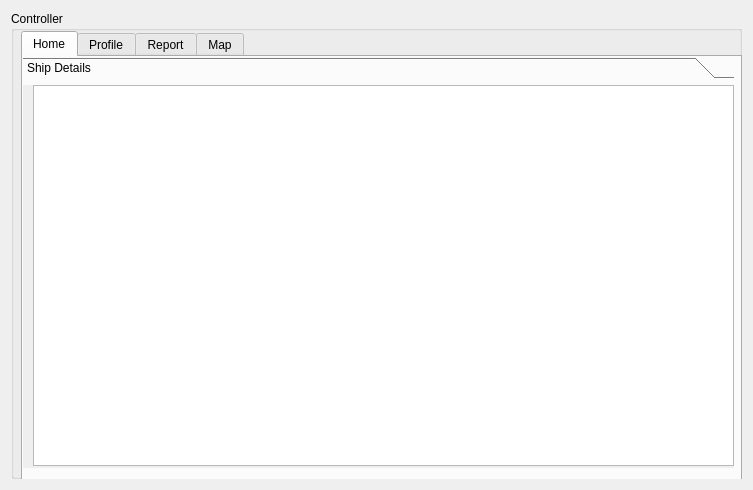
<?xml version="1.0" encoding="UTF-8"?>
<ui version="4.0">
 <class>controller</class>
 <widget class="QWidget" name="controller">
  <property name="geometry">
   <rect>
    <x>0</x>
    <y>0</y>
    <width>753</width>
    <height>490</height>
   </rect>
  </property>
  <property name="windowTitle">
   <string>Form</string>
  </property>
  <layout class="QHBoxLayout" name="horizontalLayout_10">
   <item>
    <widget class="QGroupBox" name="groupBox">
     <property name="title">
      <string>Controller</string>
     </property>
     <widget class="QTabWidget" name="tabWidget">
      <property name="geometry">
       <rect>
        <x>10</x>
        <y>20</y>
        <width>721</width>
        <height>451</height>
       </rect>
      </property>
      <property name="currentIndex">
       <number>0</number>
      </property>
      <widget class="QWidget" name="tab_11">
       <attribute name="title">
        <string>Home</string>
       </attribute>
       <widget class="QToolBox" name="toolBox_3">
        <property name="geometry">
         <rect>
          <x>0</x>
          <y>0</y>
          <width>711</width>
          <height>411</height>
         </rect>
        </property>
        <property name="currentIndex">
         <number>0</number>
        </property>
        <widget class="QWidget" name="page_11">
         <property name="geometry">
          <rect>
           <x>0</x>
           <y>0</y>
           <width>711</width>
           <height>380</height>
          </rect>
         </property>
         <attribute name="label">
          <string>Ship Details</string>
         </attribute>
         <widget class="QTableView" name="tab_controll_home">
          <property name="geometry">
           <rect>
            <x>10</x>
            <y>0</y>
            <width>701</width>
            <height>381</height>
           </rect>
          </property>
         </widget>
        </widget>
       </widget>
      </widget>
      <widget class="QWidget" name="tab_12">
       <attribute name="title">
        <string>Profile</string>
       </attribute>
       <widget class="QToolBox" name="toolBox_4">
        <property name="geometry">
         <rect>
          <x>0</x>
          <y>0</y>
          <width>711</width>
          <height>411</height>
         </rect>
        </property>
        <property name="currentIndex">
         <number>1</number>
        </property>
        <widget class="QWidget" name="page_14">
         <property name="geometry">
          <rect>
           <x>0</x>
           <y>0</y>
           <width>98</width>
           <height>28</height>
          </rect>
         </property>
         <attribute name="label">
          <string>View</string>
         </attribute>
         <widget class="QGroupBox" name="groupBox_3">
          <property name="geometry">
           <rect>
            <x>20</x>
            <y>0</y>
            <width>641</width>
            <height>351</height>
           </rect>
          </property>
          <property name="title">
           <string>User Profile Details</string>
          </property>
          <widget class="QGroupBox" name="groupBox_4">
           <property name="geometry">
            <rect>
             <x>10</x>
             <y>210</y>
             <width>621</width>
             <height>121</height>
            </rect>
           </property>
           <property name="title">
            <string>Address</string>
           </property>
           <widget class="QWidget" name="layoutWidget">
            <property name="geometry">
             <rect>
              <x>40</x>
              <y>30</y>
              <width>521</width>
              <height>62</height>
             </rect>
            </property>
            <layout class="QGridLayout" name="gridLayout_2">
             <item row="0" column="0">
              <widget class="QLabel" name="label_263">
               <property name="text">
                <string>House No.</string>
               </property>
              </widget>
             </item>
             <item row="0" column="1">
              <widget class="QLineEdit" name="lineEdit_4"/>
             </item>
             <item row="0" column="2">
              <widget class="QLabel" name="label_267">
               <property name="text">
                <string>Street</string>
               </property>
              </widget>
             </item>
             <item row="0" column="3">
              <widget class="QLineEdit" name="lineEdit_5"/>
             </item>
             <item row="1" column="0">
              <widget class="QLabel" name="label_265">
               <property name="text">
                <string>City</string>
               </property>
              </widget>
             </item>
             <item row="1" column="1">
              <widget class="QLineEdit" name="lineEdit_6"/>
             </item>
             <item row="1" column="2">
              <widget class="QLabel" name="label_266">
               <property name="text">
                <string>Postal Code</string>
               </property>
              </widget>
             </item>
             <item row="1" column="3">
              <widget class="QLineEdit" name="lineEdit_8"/>
             </item>
            </layout>
           </widget>
          </widget>
          <widget class="QWidget" name="layoutWidget">
           <property name="geometry">
            <rect>
             <x>10</x>
             <y>30</y>
             <width>621</width>
             <height>161</height>
            </rect>
           </property>
           <layout class="QGridLayout" name="gridLayout_3">
            <item row="0" column="0">
             <widget class="QLabel" name="label_249">
              <property name="text">
               <string>Full Name</string>
              </property>
             </widget>
            </item>
            <item row="0" column="1">
             <widget class="QLineEdit" name="lineEdit_10"/>
            </item>
            <item row="1" column="0">
             <widget class="QLabel" name="label_253">
              <property name="text">
               <string>User Name</string>
              </property>
             </widget>
            </item>
            <item row="1" column="1">
             <widget class="QLineEdit" name="lineEdit_11"/>
            </item>
            <item row="2" column="0">
             <widget class="QLabel" name="label_257">
              <property name="text">
               <string>User Type</string>
              </property>
             </widget>
            </item>
            <item row="2" column="1">
             <widget class="QLineEdit" name="lineEdit_12"/>
            </item>
            <item row="3" column="0">
             <widget class="QLabel" name="label_264">
              <property name="text">
               <string>Contact No.</string>
              </property>
             </widget>
            </item>
            <item row="3" column="1">
             <widget class="QLineEdit" name="lineEdit_9"/>
            </item>
            <item row="4" column="0">
             <widget class="QLabel" name="label_261">
              <property name="text">
               <string>E-Mail</string>
              </property>
             </widget>
            </item>
            <item row="4" column="1">
             <widget class="QLineEdit" name="lineEdit_7"/>
            </item>
           </layout>
          </widget>
         </widget>
        </widget>
        <widget class="QWidget" name="page_15">
         <property name="geometry">
          <rect>
           <x>0</x>
           <y>0</y>
           <width>711</width>
           <height>349</height>
          </rect>
         </property>
         <attribute name="label">
          <string>Edit</string>
         </attribute>
         <widget class="QGroupBox" name="groupBox_5">
          <property name="geometry">
           <rect>
            <x>20</x>
            <y>0</y>
            <width>641</width>
            <height>351</height>
           </rect>
          </property>
          <property name="title">
           <string>Update User Profile Details</string>
          </property>
          <widget class="QGroupBox" name="groupBox_6">
           <property name="geometry">
            <rect>
             <x>10</x>
             <y>210</y>
             <width>621</width>
             <height>101</height>
            </rect>
           </property>
           <property name="title">
            <string>Address</string>
           </property>
           <widget class="QWidget" name="layoutWidget">
            <property name="geometry">
             <rect>
              <x>40</x>
              <y>30</y>
              <width>521</width>
              <height>62</height>
             </rect>
            </property>
            <layout class="QGridLayout" name="gridLayout_4">
             <item row="0" column="0">
              <widget class="QLabel" name="label_268">
               <property name="text">
                <string>House No.</string>
               </property>
              </widget>
             </item>
             <item row="0" column="1">
              <widget class="QLineEdit" name="lineEdit_13"/>
             </item>
             <item row="0" column="2">
              <widget class="QLabel" name="label_269">
               <property name="text">
                <string>Street</string>
               </property>
              </widget>
             </item>
             <item row="0" column="3">
              <widget class="QLineEdit" name="lineEdit_14"/>
             </item>
             <item row="1" column="0">
              <widget class="QLabel" name="label_270">
               <property name="text">
                <string>City</string>
               </property>
              </widget>
             </item>
             <item row="1" column="1">
              <widget class="QLineEdit" name="lineEdit_15"/>
             </item>
             <item row="1" column="2">
              <widget class="QLabel" name="label_271">
               <property name="text">
                <string>Postal Code</string>
               </property>
              </widget>
             </item>
             <item row="1" column="3">
              <widget class="QLineEdit" name="lineEdit_16"/>
             </item>
            </layout>
           </widget>
          </widget>
          <widget class="QWidget" name="layoutWidget_2">
           <property name="geometry">
            <rect>
             <x>10</x>
             <y>30</y>
             <width>621</width>
             <height>161</height>
            </rect>
           </property>
           <layout class="QGridLayout" name="gridLayout_5">
            <item row="0" column="0">
             <widget class="QLabel" name="label_262">
              <property name="text">
               <string>Full Name</string>
              </property>
             </widget>
            </item>
            <item row="0" column="1">
             <widget class="QLineEdit" name="lineEdit_17"/>
            </item>
            <item row="1" column="0">
             <widget class="QLabel" name="label_272">
              <property name="text">
               <string>User Name</string>
              </property>
             </widget>
            </item>
            <item row="1" column="1">
             <widget class="QLineEdit" name="lineEdit_18"/>
            </item>
            <item row="2" column="0">
             <widget class="QLabel" name="label_273">
              <property name="text">
               <string>User Type</string>
              </property>
             </widget>
            </item>
            <item row="2" column="1">
             <widget class="QLineEdit" name="lineEdit_19"/>
            </item>
            <item row="3" column="0">
             <widget class="QLabel" name="label_274">
              <property name="text">
               <string>Contact No.</string>
              </property>
             </widget>
            </item>
            <item row="3" column="1">
             <widget class="QLineEdit" name="lineEdit_20"/>
            </item>
            <item row="4" column="0">
             <widget class="QLabel" name="label_275">
              <property name="text">
               <string>E-Mail</string>
              </property>
             </widget>
            </item>
            <item row="4" column="1">
             <widget class="QLineEdit" name="lineEdit_21"/>
            </item>
           </layout>
          </widget>
          <widget class="QWidget" name="layoutWidget">
           <property name="geometry">
            <rect>
             <x>457</x>
             <y>310</y>
             <width>178</width>
             <height>29</height>
            </rect>
           </property>
           <layout class="QHBoxLayout" name="horizontalLayout_5">
            <item>
             <widget class="QPushButton" name="pushButton_59">
              <property name="text">
               <string>Reset</string>
              </property>
             </widget>
            </item>
            <item>
             <widget class="QPushButton" name="pushButton_60">
              <property name="text">
               <string>Ok</string>
              </property>
             </widget>
            </item>
           </layout>
          </widget>
         </widget>
        </widget>
       </widget>
      </widget>
      <widget class="QWidget" name="tab_13">
       <attribute name="title">
        <string>Report</string>
       </attribute>
       <widget class="QGroupBox" name="groupBox_2">
        <property name="geometry">
         <rect>
          <x>10</x>
          <y>10</y>
          <width>661</width>
          <height>381</height>
         </rect>
        </property>
        <property name="title">
         <string>Generate Report</string>
        </property>
        <widget class="QLabel" name="label_254">
         <property name="geometry">
          <rect>
           <x>20</x>
           <y>120</y>
           <width>33</width>
           <height>17</height>
          </rect>
         </property>
         <property name="text">
          <string>Date</string>
         </property>
        </widget>
        <widget class="QLabel" name="label_260">
         <property name="geometry">
          <rect>
           <x>19</x>
           <y>213</y>
           <width>34</width>
           <height>17</height>
          </rect>
         </property>
         <property name="text">
          <string>Time</string>
         </property>
        </widget>
        <widget class="QWidget" name="layoutWidget">
         <property name="geometry">
          <rect>
           <x>340</x>
           <y>30</y>
           <width>291</width>
           <height>29</height>
          </rect>
         </property>
         <layout class="QHBoxLayout" name="horizontalLayout_13">
          <item>
           <widget class="QLabel" name="label_252">
            <property name="text">
             <string>Categotry</string>
            </property>
           </widget>
          </item>
          <item>
           <widget class="QComboBox" name="comboBox_4"/>
          </item>
         </layout>
        </widget>
        <widget class="QWidget" name="layoutWidget">
         <property name="geometry">
          <rect>
           <x>19</x>
           <y>30</y>
           <width>291</width>
           <height>66</height>
          </rect>
         </property>
         <layout class="QVBoxLayout" name="verticalLayout_15">
          <item>
           <layout class="QHBoxLayout" name="horizontalLayout_11">
            <item>
             <widget class="QLabel" name="label_250">
              <property name="text">
               <string>Ship Name</string>
              </property>
             </widget>
            </item>
            <item>
             <widget class="QLineEdit" name="lineEdit"/>
            </item>
           </layout>
          </item>
          <item>
           <layout class="QHBoxLayout" name="horizontalLayout_12">
            <item>
             <widget class="QLabel" name="label_251">
              <property name="text">
               <string>Zone</string>
              </property>
             </widget>
            </item>
            <item>
             <widget class="QComboBox" name="comboBox_3"/>
            </item>
           </layout>
          </item>
         </layout>
        </widget>
        <widget class="QWidget" name="layoutWidget">
         <property name="geometry">
          <rect>
           <x>50</x>
           <y>150</y>
           <width>211</width>
           <height>29</height>
          </rect>
         </property>
         <layout class="QHBoxLayout" name="horizontalLayout_14">
          <item>
           <widget class="QLabel" name="label_255">
            <property name="text">
             <string>From</string>
            </property>
           </widget>
          </item>
          <item>
           <widget class="QDateEdit" name="dateEdit"/>
          </item>
         </layout>
        </widget>
        <widget class="QWidget" name="layoutWidget">
         <property name="geometry">
          <rect>
           <x>340</x>
           <y>150</y>
           <width>211</width>
           <height>29</height>
          </rect>
         </property>
         <layout class="QHBoxLayout" name="horizontalLayout_15">
          <item>
           <widget class="QLabel" name="label_256">
            <property name="text">
             <string>To</string>
            </property>
           </widget>
          </item>
          <item>
           <widget class="QDateEdit" name="dateEdit_2"/>
          </item>
         </layout>
        </widget>
        <widget class="QWidget" name="layoutWidget">
         <property name="geometry">
          <rect>
           <x>50</x>
           <y>240</y>
           <width>211</width>
           <height>29</height>
          </rect>
         </property>
         <layout class="QHBoxLayout" name="horizontalLayout_16">
          <item>
           <widget class="QLabel" name="label_258">
            <property name="text">
             <string>Start</string>
            </property>
           </widget>
          </item>
          <item>
           <widget class="QTimeEdit" name="timeEdit"/>
          </item>
         </layout>
        </widget>
        <widget class="QWidget" name="layoutWidget">
         <property name="geometry">
          <rect>
           <x>340</x>
           <y>240</y>
           <width>211</width>
           <height>29</height>
          </rect>
         </property>
         <layout class="QHBoxLayout" name="horizontalLayout_17">
          <item>
           <widget class="QLabel" name="label_259">
            <property name="text">
             <string>End</string>
            </property>
           </widget>
          </item>
          <item>
           <widget class="QTimeEdit" name="timeEdit_2"/>
          </item>
         </layout>
        </widget>
        <widget class="QWidget" name="layoutWidget">
         <property name="geometry">
          <rect>
           <x>360</x>
           <y>320</y>
           <width>271</width>
           <height>29</height>
          </rect>
         </property>
         <layout class="QHBoxLayout" name="horizontalLayout_18">
          <item>
           <widget class="QPushButton" name="pushButton_57">
            <property name="text">
             <string>Clear</string>
            </property>
           </widget>
          </item>
          <item>
           <widget class="QPushButton" name="pushButton_58">
            <property name="text">
             <string>Genarate</string>
            </property>
           </widget>
          </item>
         </layout>
        </widget>
       </widget>
      </widget>
      <widget class="QWidget" name="tab_22">
       <attribute name="title">
        <string>Map</string>
       </attribute>
       <widget class="QGroupBox" name="groupBox_7">
        <property name="geometry">
         <rect>
          <x>10</x>
          <y>30</y>
          <width>661</width>
          <height>231</height>
         </rect>
        </property>
        <property name="title">
         <string>Ploat Map</string>
        </property>
        <widget class="QLabel" name="label_283">
         <property name="geometry">
          <rect>
           <x>17</x>
           <y>91</y>
           <width>34</width>
           <height>17</height>
          </rect>
         </property>
         <property name="text">
          <string>Time</string>
         </property>
        </widget>
        <widget class="QWidget" name="layoutWidget">
         <property name="geometry">
          <rect>
           <x>29</x>
           <y>120</y>
           <width>211</width>
           <height>29</height>
          </rect>
         </property>
         <layout class="QHBoxLayout" name="horizontalLayout_6">
          <item>
           <widget class="QLabel" name="label_276">
            <property name="text">
             <string>Start</string>
            </property>
           </widget>
          </item>
          <item>
           <widget class="QTimeEdit" name="timeEdit_3"/>
          </item>
         </layout>
        </widget>
        <widget class="QWidget" name="layoutWidget">
         <property name="geometry">
          <rect>
           <x>340</x>
           <y>120</y>
           <width>221</width>
           <height>29</height>
          </rect>
         </property>
         <layout class="QHBoxLayout" name="horizontalLayout_7">
          <item>
           <widget class="QLabel" name="label_284">
            <property name="text">
             <string>End</string>
            </property>
           </widget>
          </item>
          <item>
           <widget class="QTimeEdit" name="timeEdit_4"/>
          </item>
         </layout>
        </widget>
        <widget class="QWidget" name="layoutWidget">
         <property name="geometry">
          <rect>
           <x>340</x>
           <y>180</y>
           <width>221</width>
           <height>29</height>
          </rect>
         </property>
         <layout class="QHBoxLayout" name="horizontalLayout_8">
          <item>
           <widget class="QPushButton" name="pushButton_61">
            <property name="text">
             <string>Clear</string>
            </property>
           </widget>
          </item>
          <item>
           <widget class="QPushButton" name="pushButton_62">
            <property name="text">
             <string>Ploat</string>
            </property>
           </widget>
          </item>
         </layout>
        </widget>
        <widget class="QWidget" name="layoutWidget">
         <property name="geometry">
          <rect>
           <x>17</x>
           <y>25</y>
           <width>231</width>
           <height>64</height>
          </rect>
         </property>
         <layout class="QHBoxLayout" name="horizontalLayout_9">
          <item>
           <layout class="QVBoxLayout" name="verticalLayout_14">
            <item>
             <widget class="QLabel" name="label_277">
              <property name="text">
               <string>Ship Name</string>
              </property>
             </widget>
            </item>
            <item>
             <widget class="QLabel" name="label_280">
              <property name="text">
               <string>Zone</string>
              </property>
             </widget>
            </item>
           </layout>
          </item>
          <item>
           <layout class="QVBoxLayout" name="verticalLayout_13">
            <item>
             <widget class="QLineEdit" name="lineEdit_22"/>
            </item>
            <item>
             <widget class="QComboBox" name="comboBox"/>
            </item>
           </layout>
          </item>
         </layout>
        </widget>
        <widget class="QWidget" name="layoutWidget">
         <property name="geometry">
          <rect>
           <x>340</x>
           <y>20</y>
           <width>231</width>
           <height>29</height>
          </rect>
         </property>
         <layout class="QFormLayout" name="formLayout">
          <item row="0" column="0">
           <widget class="QLabel" name="label_278">
            <property name="text">
             <string>Categotry</string>
            </property>
           </widget>
          </item>
          <item row="0" column="1">
           <widget class="QComboBox" name="comboBox_2"/>
          </item>
         </layout>
        </widget>
       </widget>
       <widget class="QGroupBox" name="groupBox_8">
        <property name="geometry">
         <rect>
          <x>10</x>
          <y>280</y>
          <width>661</width>
          <height>131</height>
         </rect>
        </property>
        <property name="title">
         <string>Map</string>
        </property>
        <widget class="QLabel" name="label_279">
         <property name="geometry">
          <rect>
           <x>20</x>
           <y>20</y>
           <width>621</width>
           <height>91</height>
          </rect>
         </property>
         <property name="text">
          <string/>
         </property>
         <property name="pixmap">
          <pixmap>../../../media/janaka/My Stuff/3rd Year - 1st Semestor/SCS3117 Group project II /map.jpg</pixmap>
         </property>
        </widget>
       </widget>
      </widget>
     </widget>
    </widget>
   </item>
  </layout>
 </widget>
 <resources/>
 <connections/>
</ui>
